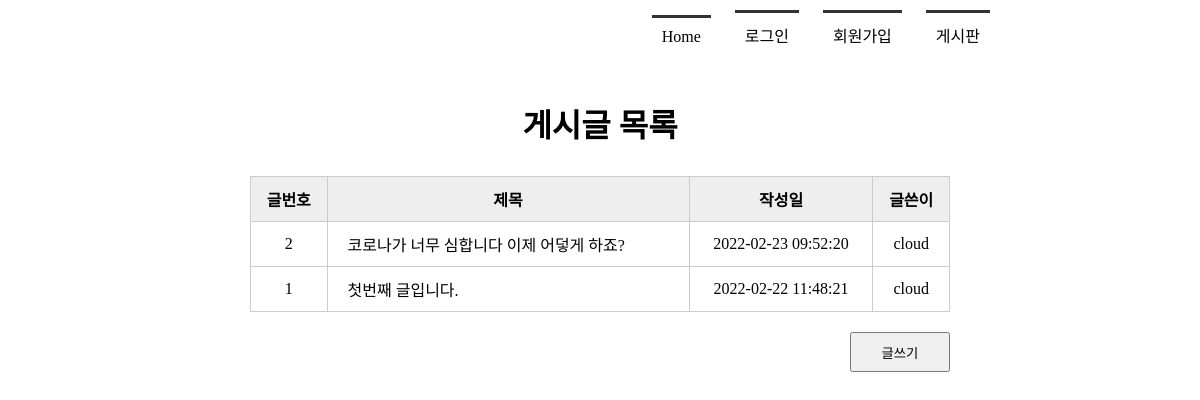
The app's page /boardlist/, older data.
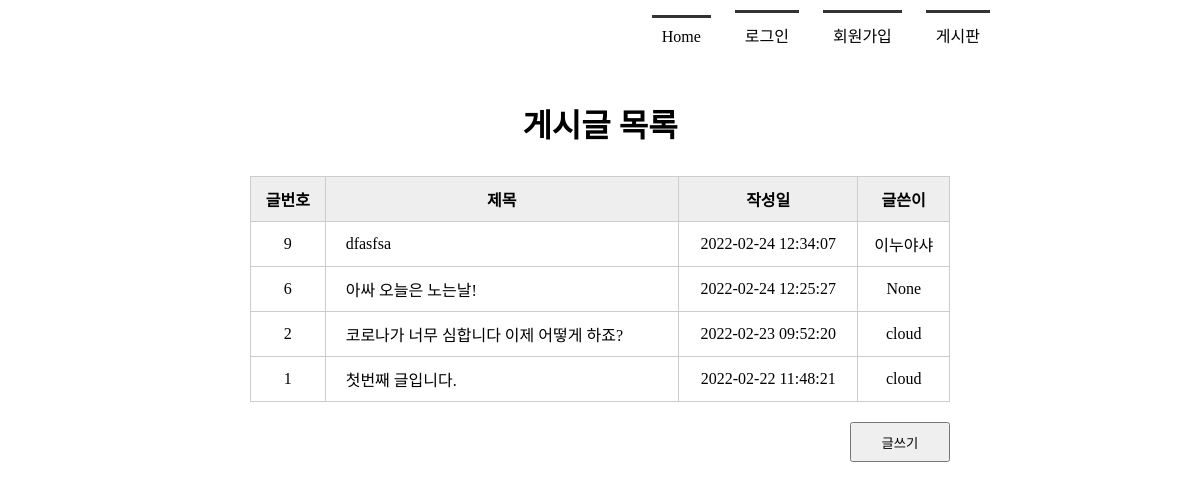
The same page, newer data.
### tables this page shows
CREATE TABLE board(
            bno integer PRIMARY KEY AUTOINCREMENT,
            title text NOT NULL,
            content text NOT NULL,
            createDate timestamp date DEFAULT (datetime('now', 'localtime')),
            mid char(5) NOT NULL,
            FOREIGN KEY(mid) REFERENCES member(mid) ON DELETE CASCADE
        );

### app.py (the view)
@app.route('/boardlist/')
def boardlist():
    conn = getconn()
    cur = conn.cursor()
    sql = "SELECT * FROM board ORDER BY bno DESC"
    cur.execute(sql)
    rs = cur.fetchall()
    conn.close()
    return render_template('boardlist.html', rs = rs)

### model/model_member.py (called while the page is built)
def getconn():
    conn = sqlite3.connect("./member.db")
    return conn

### templates/boardlist.html (shortened to what this page needs)
<!DOCTYPE html>
<html lang="en">
<head>
    <link rel ="stylesheet" href="{{ url_for('static', filename= 'style.css') }}">
</head>
<body>
     <div id="container">
         {% include 'navbar.html' %}
         <section>
             <h1>게시글 목록</h1>
             <table class="tbl_board">
                 <tr>
                     <th>글번호</th><th>제목</th><th>작성일</th><th>글쓴이</th>
                 </tr>
                 {% for i in rs %}
                 <tr>
                     <td>{{ i[0] }}</td>
                     <td><a href="{{url_for('board_view', bno=i[0])}}">{{ i[1] }}</a></td>
                     <td>{{ i[3] }}</td>
                     <td>{{ i[4] }}</td>
                 </tr>
                 {% endfor %}
             </table>
             <div class="btn_write">
                 <button type="button"
                        onclick="location.href='/writing/'">글쓰기</button>
             </div>
         </section>
     </div>
</body>
</html>

### templates/navbar.html
<header>
        <nav>
            <ul>
                {% if session %}
                    <li><a href="{{ url_for('index') }}">Home</a></li>
                    <li><a href="{{ url_for('logout') }}">({{ session['userID'] }}님)로그아웃</a></li>
                    <li><a href="{{ url_for('memberlist') }}">회원목록</a></li>
                    <li><a href="{{ url_for('boardlist') }}">게시판</a></li>
                {% else %}
                    <li><a href="{{ url_for('index') }}">Home</a></li>
                    <li><a href="{{ url_for('login') }}">로그인</a></li>
                    <li><a href="{{ url_for('register') }}">회원가입</a></li>
                    <li><a href="{{ url_for('boardlist') }}">게시판</a></li>
                {% endif %}
            </ul>
        </nav>
</header>

### static/style.css (style rules this page uses)
* { margin : 0; padding: 0; }
#container { width: 1000px; margin: 0 auto; }
header { height: 100px; }
nav ul { list-style: none; text-align: right; margin-right: 100px; }
nav ul li { display: inline-block; margin: 10px; border-top: 3px solid #333; padding: 10px; }
nav ul li a { text-decoration: none; color: #000; }
section { text-align: center; }
section h1 { font-size: 2em; margin-bottom: 30px; }
section table { width: 600px; margin: 0 auto; border-collapse: collapse; }
section table, th, td { border: 1px solid #ccc; padding: 10px }
section .tbl_board { width: 700px; }
section .tbl_board th { background: #eee; }
section .tbl_board a { text-decoration: none; color: #000; }
section .tbl_board td:nth-child(2) { text-align: left; padding-left: 20px; }
section .btn_write { text-align: right; margin: 20px 150px; }
section .btn_write button { width: 100px; height: 40px; }

Row changes from the older to the newer data that the page shows:
added board: bno "9", title "dfasfsa", createDate "2022-02-24 12:34:07", mid "이누야샤"
added board: bno "6", title "아싸 오늘은 노는날!", createDate "2022-02-24 12:25:27", mid "None"
changed board id 2: title "코로나가 너무 심합니다 이제 어덯게 하죠?" → "코로나가 너무 심합니다 이제 어떻게 하죠?"
